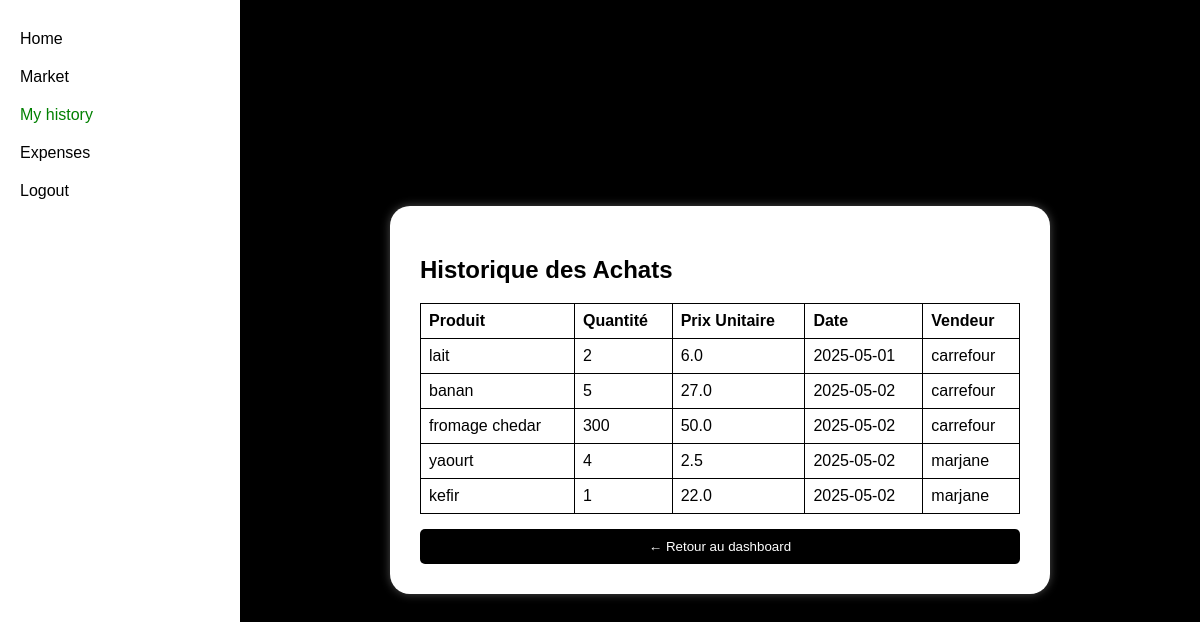
The app's page /history with its own data.
### app.py (models this page shows)
class Purchase(db.Model):
    purchaseId = db.Column(db.Integer, primary_key=True)
    productName = db.Column(db.String(50), nullable=False)
    quantity = db.Column(db.Integer, nullable=False)
    pricePerUnit = db.Column(db.Float, nullable=False)
    dateOfPurchase = db.Column(db.Date, default=datetime.utcnow)
    vendor = db.Column(db.String(20), nullable=True)
    user_id = db.Column(db.Integer, db.ForeignKey('user.id'), nullable=False)
    product_id = db.Column(db.Integer, db.ForeignKey('product.productId'), nullable=False)

### app.py (the view)
@app.route('/history')
def history():
    conn = get_db_connection()
    achats = conn.execute('SELECT * FROM purchase').fetchall()
    conn.close()
    return render_template('hist.html', achats=achats)

### app.py (called while the page is built)
def get_db_connection():
    conn = sqlite3.connect('Users.db')
    conn.row_factory = sqlite3.Row
    return conn

### templates/hist.html (shortened to what this page needs)
<!DOCTYPE html>
<html lang="fr">
<head>
</head>
<body>
    <div class="control_panel">
        <a href="{{ url_for('dashboard') }}">Home</a>
        <a href="{{ url_for('market') }}">Market</a>
        <a href="{{ url_for('history') }}" style="color: green;">My history</a>
        <a href="{{ url_for('expenses') }}">Expenses</a>
        <a href="{{ url_for('logout') }}">Logout</a>
    </div>
    <div class="content_container">
        <div class="content_box">
            <h2>Historique des Achats</h2>
            <table>
                <tr>
                    <th>Produit</th>
                    <th>Quantité</th>
                    <th>Prix Unitaire</th>
                    <th>Date</th>
                    <th>Vendeur</th>
                </tr>
                {% for achat in achats %}
                <tr>
                    <td>{{ achat['productName'] }}</td>
                    <td>{{ achat['quantity'] }}</td>
                    <td>{{ achat['pricePerUnit'] }}</td>
                    <td>{{ achat['dateOfPurchase'] }}</td>
                    <td>{{ achat['vendor'] }}</td>
                </tr>
                {% else %}
                <tr>
                    <td colspan="5">Aucun achat enregistré.</td>
                </tr>
                {% endfor %}
            </table>
            <form action="{{ url_for('dashboard') }}">
                <button type="submit">← Retour au dashboard</button>
            </form>
        </div>
    </div>
</body>
</html>

### templates/hist.html (style rules this page uses)
body { background-color: #000; color: white; font-family: Arial, sans-serif; margin: 0; padding: 0; }
.control_panel { width: 200px; background: white; color: black; padding: 20px; height: 100vh; float: left; display: flex; flex-direction: column; align-items: flex-start; }
.control_panel a { text-decoration: none; color: black; margin: 10px 0; }
.content_container { margin-left: 220px; display: flex; justify-content: center; align-items: center; height: 100vh; }
.content_box { background: white; color: black; padding: 30px; border-radius: 20px; width: 600px; max-height: 80vh; overflow-y: auto; box-shadow: 0 0 10px rgba(255,255,255,0.3); }
table { width: 100%; border-collapse: collapse; }
table, th, td { border: 1px solid black; }
th, td { padding: 8px; text-align: left; }
form button { background: black; color: white; border: none; padding: 10px; border-radius: 5px; cursor: pointer; width: 100%; margin-top: 15px; }

### records on screen
Purchase: productName "lait", quantity "2", pricePerUnit "6.0", dateOfPurchase "2025-05-01", vendor "carrefour"
Purchase: productName "banan", quantity "5", pricePerUnit "27.0", dateOfPurchase "2025-05-02", vendor "carrefour"
Purchase: productName "fromage chedar", quantity "300", pricePerUnit "50.0", dateOfPurchase "2025-05-02", vendor "carrefour"
Purchase: productName "yaourt", quantity "4", pricePerUnit "2.5", dateOfPurchase "2025-05-02", vendor "marjane"
Purchase: productName "kefir", quantity "1", pricePerUnit "22.0", dateOfPurchase "2025-05-02", vendor "marjane"
